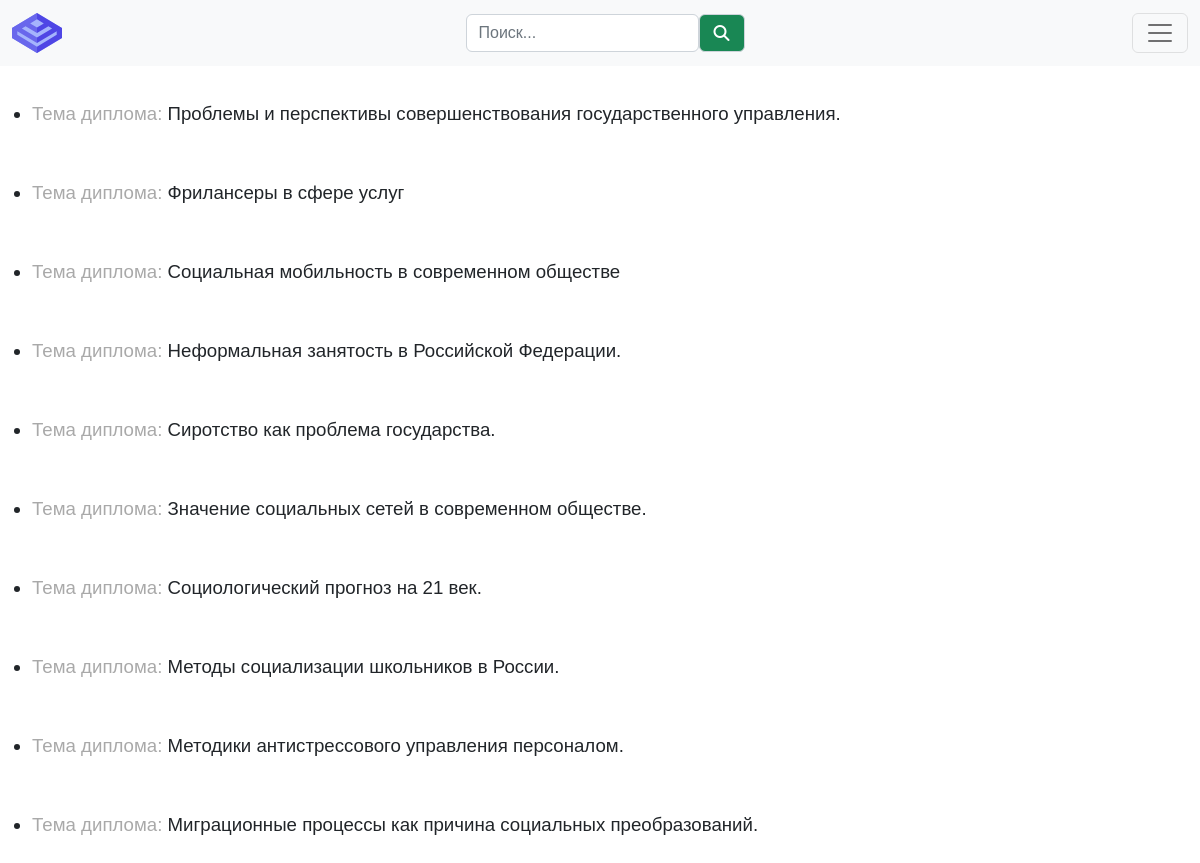
Page /topics.php (signed in) on the committed database.
### tables this page shows
CREATE TABLE `topic_list` (
  `tl_id` int NOT NULL,
  `tl_title` text NOT NULL
);

### topics.php (the view, shortened to what this page needs)
<?php
require_once 'scripts/connect.php';
?>
<!doctype html>
<html lang="ru">
<head>
    <link rel="stylesheet" href="css/topics.css">
    <link rel="stylesheet" href="https://use.fontawesome.com/releases/v6.2.1/css/all.css">
    <link href="https://cdn.jsdelivr.net/npm/bootstrap@5.2.2/dist/css/bootstrap.min.css" rel="stylesheet">
</head>
<body>
<nav class="navbar bg-light fixed-top">
    <div class="container-fluid">
        <a class="navbar-brand" href="#">
            <img src="img/logo.svg" alt="Logo">
        </a>
        <form action="topics.php" method="get" class="d-flex" role="search">
            <input name="search" type="search" class="form-control" id="inputModalSearch" placeholder="Поиск...">
            <button type="submit" class="input-group-text bg-success text-light">
                <i class="fa fa-fw fa-search text-white"></i>
            </button>
        </form>
        <button class="navbar-toggler" type="button" data-bs-toggle="offcanvas" data-bs-target="#offcanvasNavbar" aria-controls="offcanvasNavbar">
            <span class="navbar-toggler-icon"></span>
        </button>
    </div>
</nav>
<?php
$search = $_GET['search'];
if (isset($search)) {
    $select = "SELECT * FROM `topic_list` WHERE `tl_title` LIKE '%$search%'";
    $result = $connect -> query($select) -> fetch_all(MYSQLI_ASSOC);
} else {
    $select = "SELECT * FROM topic_list";
    $result = $connect -> query($select) -> fetch_all(MYSQLI_ASSOC);
}
echo "<div style='max-width: 1500px; margin: 100px auto 50px;display: grid; grid-template-columns: repeat(1, 1fr); gap: 35px;'>";
foreach ($result as $row) {
    echo "<ul>";
    echo "<li name='tl_title' class='topic'><span>Тема диплома: </span> " . $row['tl_title'] . "<br></li>";
    echo "</ul>";
}
echo "</div>";
?>
</body>
</html>

### css/topics.css (style rules this page uses)
* { margin: 0; padding: 0; box-sizing: border-box; font-family: "Google Sans", sans-serif; }
body { background-color: #FFFFFF; }
li { font-size: 14pt; }
a { all: unset; }
span { color: darkgray; font-weight: 500; }

### rows in the picture
topic_list: tl_title "Проблемы и перспективы совершенствования государственного управления."
topic_list: tl_title "Фрилансеры в сфере услуг"
topic_list: tl_title "Социальная мобильность в современном обществе"
topic_list: tl_title "Неформальная занятость в Российской Федерации."
topic_list: tl_title "Сиротство как проблема государства."
topic_list: tl_title "Значение социальных сетей в современном обществе."
topic_list: tl_title "Социологический прогноз на 21 век."
topic_list: tl_title "Методы социализации школьников в России."
topic_list: tl_title "Методики антистрессового управления персоналом."
topic_list: tl_title "Миграционные процессы как причина социальных преобразований."
